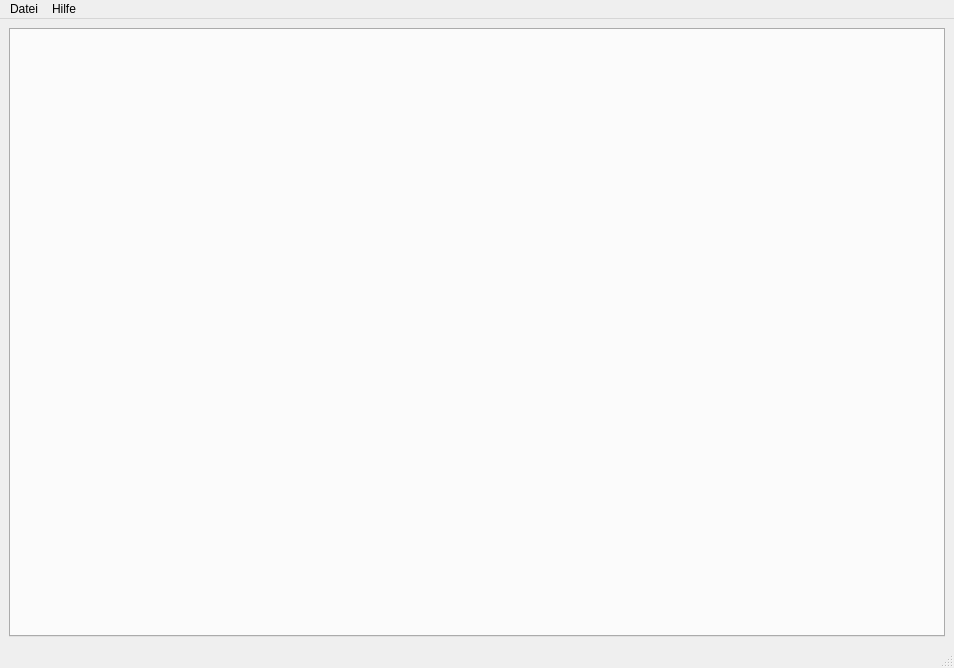
<?xml version="1.0" encoding="UTF-8"?>
<ui version="4.0">
 <class>MainWindow</class>
 <widget class="QMainWindow" name="MainWindow">
  <property name="geometry">
   <rect>
    <x>0</x>
    <y>0</y>
    <width>954</width>
    <height>668</height>
   </rect>
  </property>
  <property name="sizePolicy">
   <sizepolicy hsizetype="Expanding" vsizetype="Preferred">
    <horstretch>1</horstretch>
    <verstretch>1</verstretch>
   </sizepolicy>
  </property>
  <property name="maximumSize">
   <size>
    <width>1600</width>
    <height>16777215</height>
   </size>
  </property>
  <property name="windowTitle">
   <string>MainWindow</string>
  </property>
  <widget class="QWidget" name="centralwidget">
   <property name="sizePolicy">
    <sizepolicy hsizetype="Preferred" vsizetype="Preferred">
     <horstretch>1</horstretch>
     <verstretch>1</verstretch>
    </sizepolicy>
   </property>
   <property name="maximumSize">
    <size>
     <width>16777215</width>
     <height>16777215</height>
    </size>
   </property>
   <layout class="QGridLayout" name="gridLayout">
    <item row="0" column="0">
     <widget class="QTabWidget" name="tabWidget">
      <property name="sizePolicy">
       <sizepolicy hsizetype="Expanding" vsizetype="Expanding">
        <horstretch>1</horstretch>
        <verstretch>1</verstretch>
       </sizepolicy>
      </property>
      <property name="currentIndex">
       <number>-1</number>
      </property>
     </widget>
    </item>
   </layout>
  </widget>
  <widget class="QMenuBar" name="menubar">
   <property name="geometry">
    <rect>
     <x>0</x>
     <y>0</y>
     <width>954</width>
     <height>26</height>
    </rect>
   </property>
   <widget class="QMenu" name="menuFile">
    <property name="title">
     <string>Datei</string>
    </property>
    <addaction name="separator"/>
   </widget>
   <widget class="QMenu" name="menuHilfe">
    <property name="title">
     <string>Hilfe</string>
    </property>
   </widget>
   <addaction name="menuFile"/>
   <addaction name="menuHilfe"/>
  </widget>
  <widget class="QStatusBar" name="statusbar"/>
 </widget>
 <resources/>
 <connections/>
</ui>
